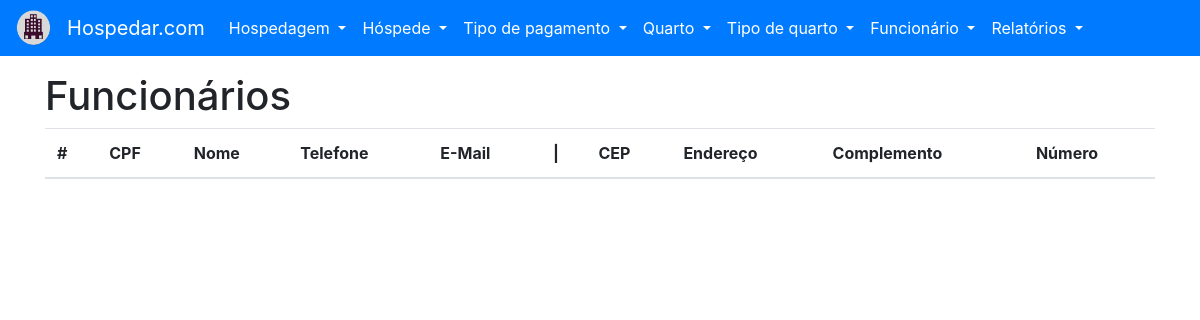
The page /funcionario/listar on the database as committed earlier.
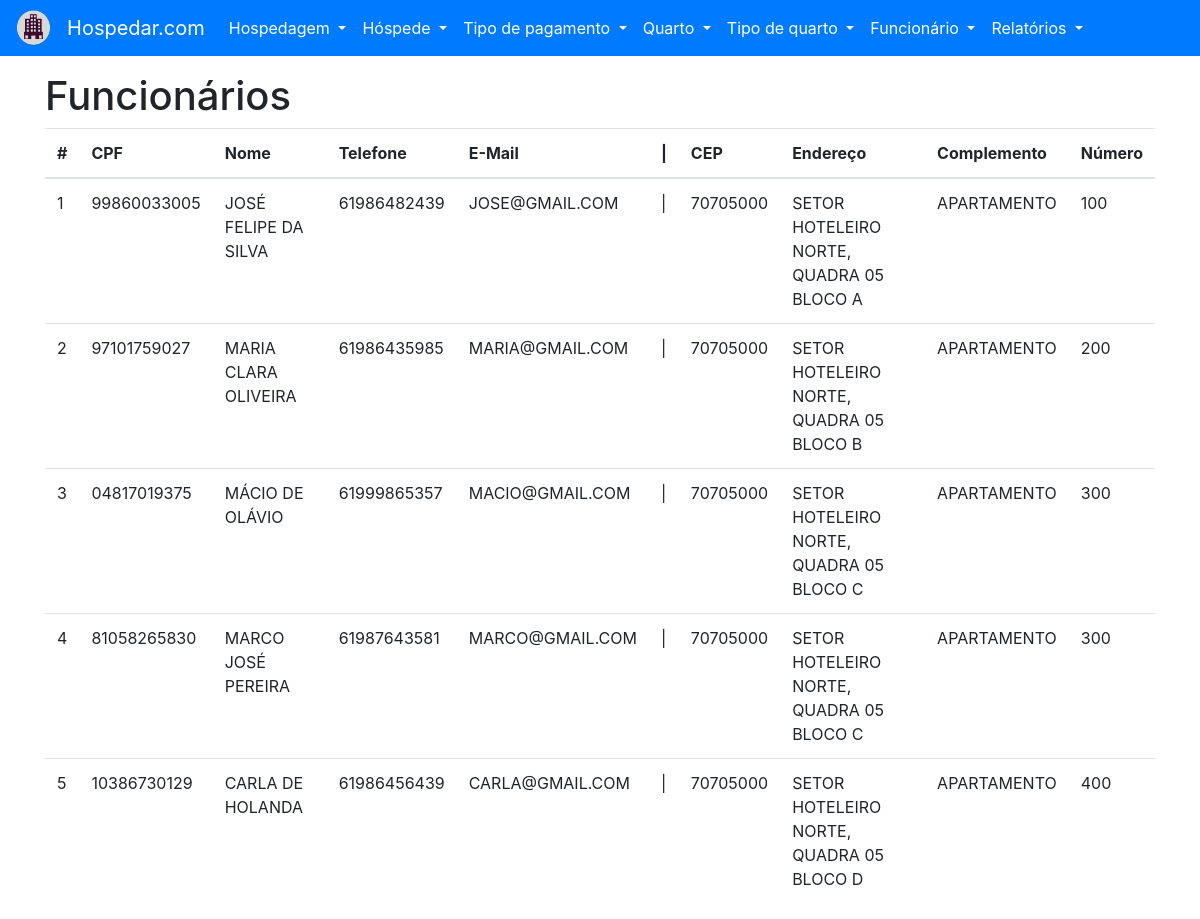
The same page on the database as committed later.
### tables this page shows
CREATE TABLE "FUNCIONARIO" (
	"ID_FUNCIONARIO" INTEGER NOT NULL PRIMARY KEY AUTOINCREMENT UNIQUE,
	"NU_CPF" CHAR(11) NOT NULL UNIQUE,
	"NO_FUNCIONARIO" VARCHAR(64) NOT NULL,
	"NU_TELEFONE" CHAR(11) NOT NULL UNIQUE,
	"NO_EMAIL" VARCHAR(32) NOT NULL UNIQUE,
	"ID_ENDERECO" INTEGER NOT NULL,

	FOREIGN KEY ("ID_ENDERECO") REFERENCES "ENDERECO" ("ID_ENDERECO")
);

CREATE TABLE "ENDERECO" (
	"ID_ENDERECO" INTEGER NOT NULL PRIMARY KEY AUTOINCREMENT UNIQUE,
	"NU_CEP" CHAR(8) NOT NULL,
	"NO_ENDERECO" VARCHAR(64) NOT NULL,
	"NO_COMPLEMENTO" VARCHAR(32) NOT NULL,
	"NU_NUMERO" INTEGER NOT NULL
);

### project/backend/funcionario/views.py (the view)
def listar():
    with FuncionarioEnderecoView(DATABASE_URL) as db:
        funcionarios = db.select_all()
    return render_template('funcionario-listar.html', funcionarios=funcionarios)

### project/backend/main/models.py (called while the page is built)
    def __enter__(self):
        self.open()
        return self

    def __exit__(self, exc_type, exc_val, exc_tb):
        self.close()

    @property
    def cursor(self):
        return self._cursor

    def open(self):
        self._connection = sqlite3.connect(self.url)
        self._cursor = self._connection.cursor()

    def close(self):
        self._connection.close()

    def cursor_to_dict(self, cursors: Iterable):
        return [dict(zip(self.__tablecolumns__, cursor)) for cursor in cursors]

    def select_all(self):
        if self._connection:
            return self.cursor_to_dict(self.cursor.execute(f'SELECT * FROM "{self.__tablename__}" ;'))
        raise ProgrammingError('ProgrammingError: Cannot operate on a closed database.')

### project/frontend/templates/funcionario-listar.html (shortened to what this page needs)
{% extends 'base.html' %}
{% from 'macros.html' import flash %}
{% block content %}
    <h1>Funcionários</h1>
    <table class="table">
        <thead>
        <tr>
            <th scope="col">#</th>
            <th scope="col">CPF</th>
            <th scope="col">Nome</th>
            <th scope="col">Telefone</th>
            <th scope="col">E-Mail</th>
            <th scope="col"> | </th>
            <th scope="col">CEP</th>
            <th scope="col">Endereço</th>
            <th scope="col">Complemento</th>
            <th scope="col">Número</th>
        </tr>
        </thead>
        <tbody>
        {% for funcionario in funcionarios %}
            <tr>
                <td scope="row">{{ funcionario['ID_FUNCIONARIO'] }}</td>
                <td>{{ funcionario['NU_CPF'] }}</td>
                <td>{{ funcionario['NO_FUNCIONARIO'] }}</td>
                <td>{{ funcionario['NU_TELEFONE'] }}</td>
                <td>{{ funcionario['NO_EMAIL'] }}</td>
                <td> | </td>
                <td>{{ funcionario['NU_CEP'] }}</td>
                <td>{{ funcionario['NO_ENDERECO'] }}</td>
                <td>{{ funcionario['NO_COMPLEMENTO'] }}</td>
                <td>{{ funcionario['NU_NUMERO'] }}</td>
            </tr>
        {% endfor %}
        </tbody>
    </table>
{% endblock content%}

### project/frontend/templates/base.html (shortened to what this page needs)
<!DOCTYPE html>
<html lang="pt">
<head>
    <link rel="stylesheet" href="https://maxcdn.bootstrapcdn.com/bootstrap/4.0.0/css/bootstrap.min.css">
</head>
<body>
    <nav class="navbar navbar-expand-md navbar-light bg-primary">
        <img class="mr-3" src="{{ url_for('static', filename='image/hotel.png') }}" width="3%">
        <a class="navbar-brand text-white" href="{{ url_for('main.home') }}">Hospedar.com</a>
        <div class="collapse navbar-collapse" id="navbarSupportedContent">
            <ul class="navbar-nav mr-auto">
                <li class="nav-item dropdown">
                    <a class="nav-link dropdown-toggle text-white" href="#" role="button" data-toggle="dropdown" aria-haspopup="true" aria-expanded="false">
                        Hospedagem
                    </a>
                </li>
                <li class="nav-item dropdown">
                    <a class="nav-link dropdown-toggle text-white" href="#" role="button" data-toggle="dropdown" aria-haspopup="true" aria-expanded="false">
                        Hóspede
                    </a>
                </li>
                <li class="nav-item dropdown">
                    <a class="nav-link dropdown-toggle text-white" href="#" role="button" data-toggle="dropdown" aria-haspopup="true" aria-expanded="false">
                        Tipo de pagamento
                    </a>
                </li>
                <li class="nav-item dropdown">
                    <a class="nav-link dropdown-toggle text-white" href="#" role="button" data-toggle="dropdown" aria-haspopup="true" aria-expanded="false">
                        Quarto
                    </a>
                </li>
                <li class="nav-item dropdown">
                    <a class="nav-link dropdown-toggle text-white" href="#" role="button" data-toggle="dropdown" aria-haspopup="true" aria-expanded="false">
                        Tipo de quarto
                    </a>
                </li>
                <li class="nav-item dropdown">
                    <a class="nav-link dropdown-toggle text-white" href="#" role="button" data-toggle="dropdown" aria-haspopup="true" aria-expanded="false">
                        Funcionário
                    </a>
                </li>
                <li class="nav-item dropdown">
                    <a class="nav-link dropdown-toggle text-white" href="#" role="button" data-toggle="dropdown" aria-haspopup="true" aria-expanded="false">
                        Relatórios
                    </a>
                </li>
            </ul>
        </div>
    </nav>
    <div class="container mt-3">
        {% block content %} {% endblock content %}
    </div>
</body>
</html>

Rows that differ between the two databases and show on the page:
added FUNCIONARIO: ID_FUNCIONARIO "1", NU_CPF "99860033005", NO_FUNCIONARIO "JOSÉ FELIPE DA SILVA", NU_TELEFONE "61986482439", NO_EMAIL "JOSE@GMAIL.COM", NU_CEP "70705000", NO_ENDERECO "SETOR HOTELEIRO NORTE, QUADRA 05 BLOCO A", NO_COMPLEMENTO "APARTAMENTO", NU_NUMERO "100"
added FUNCIONARIO: ID_FUNCIONARIO "2", NU_CPF "97101759027", NO_FUNCIONARIO "MARIA CLARA OLIVEIRA", NU_TELEFONE "61986435985", NO_EMAIL "MARIA@GMAIL.COM", NU_CEP "70705000", NO_ENDERECO "SETOR HOTELEIRO NORTE, QUADRA 05 BLOCO B", NO_COMPLEMENTO "APARTAMENTO", NU_NUMERO "200"
added FUNCIONARIO: ID_FUNCIONARIO "3", NU_CPF "04817019375", NO_FUNCIONARIO "MÁCIO DE OLÁVIO", NU_TELEFONE "61999865357", NO_EMAIL "MACIO@GMAIL.COM", NU_CEP "70705000", NO_ENDERECO "SETOR HOTELEIRO NORTE, QUADRA 05 BLOCO C", NO_COMPLEMENTO "APARTAMENTO", NU_NUMERO "300"
added FUNCIONARIO: ID_FUNCIONARIO "4", NU_CPF "81058265830", NO_FUNCIONARIO "MARCO JOSÉ PEREIRA", NU_TELEFONE "61987643581", NO_EMAIL "MARCO@GMAIL.COM", NU_CEP "70705000", NO_ENDERECO "SETOR HOTELEIRO NORTE, QUADRA 05 BLOCO C", NO_COMPLEMENTO "APARTAMENTO", NU_NUMERO "300"
added FUNCIONARIO: ID_FUNCIONARIO "5", NU_CPF "10386730129", NO_FUNCIONARIO "CARLA DE HOLANDA", NU_TELEFONE "61986456439", NO_EMAIL "CARLA@GMAIL.COM", NU_CEP "70705000", NO_ENDERECO "SETOR HOTELEIRO NORTE, QUADRA 05 BLOCO D", NO_COMPLEMENTO "APARTAMENTO", NU_NUMERO "400"
